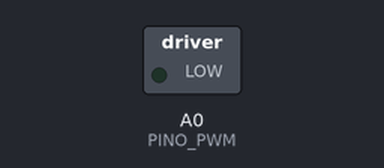
Bench run of a sketch on a simulated Arduino Uno, built with avr-gcc and run on an emulated ATmega328P. On the bench: switched loads named in the sketch (green lamp = pin HIGH).

Above: at 0.1 s.
At 38.5 s:
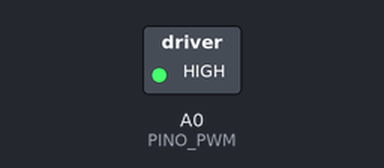
Timing chart, 0 to 116.7 s (numbered marks = the images above):
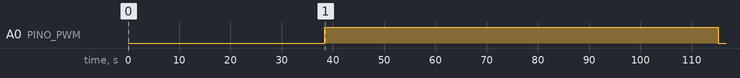

The sketch:

Controle_VelocidadeFan.ino
```cpp
#define PINO_PWM A0
#define TEMPO_NA_MESMA_VELOCIDADE     300  //tempo (ms) em que o motor ficara na mesma velocidade

void setup()
{
  pinMode(PINO_PWM, OUTPUT);
}

void loop() {
  int valor_pwm = 0;   //variavel que armazena o valor do PWM (0..255 -> 0%..100% da rotação do motor)

  //Aumento de velocidade (0%..100%)
  for (valor_pwm = 0; valor_pwm < 256; valor_pwm++)
  {
    analogWrite(PINO_PWM, valor_pwm);
    delay(TEMPO_NA_MESMA_VELOCIDADE);
  }

  //Diminuição de velocidade (100%..0%)
  for (valor_pwm = 255; valor_pwm >= 0; valor_pwm--)
  {
    analogWrite(PINO_PWM, valor_pwm);
    delay(TEMPO_NA_MESMA_VELOCIDADE);
  }
}
```

Measured:
- by itself, A0 (PINO_PWM): LOW → HIGH at 38.4 s, → LOW 76.8 s later
